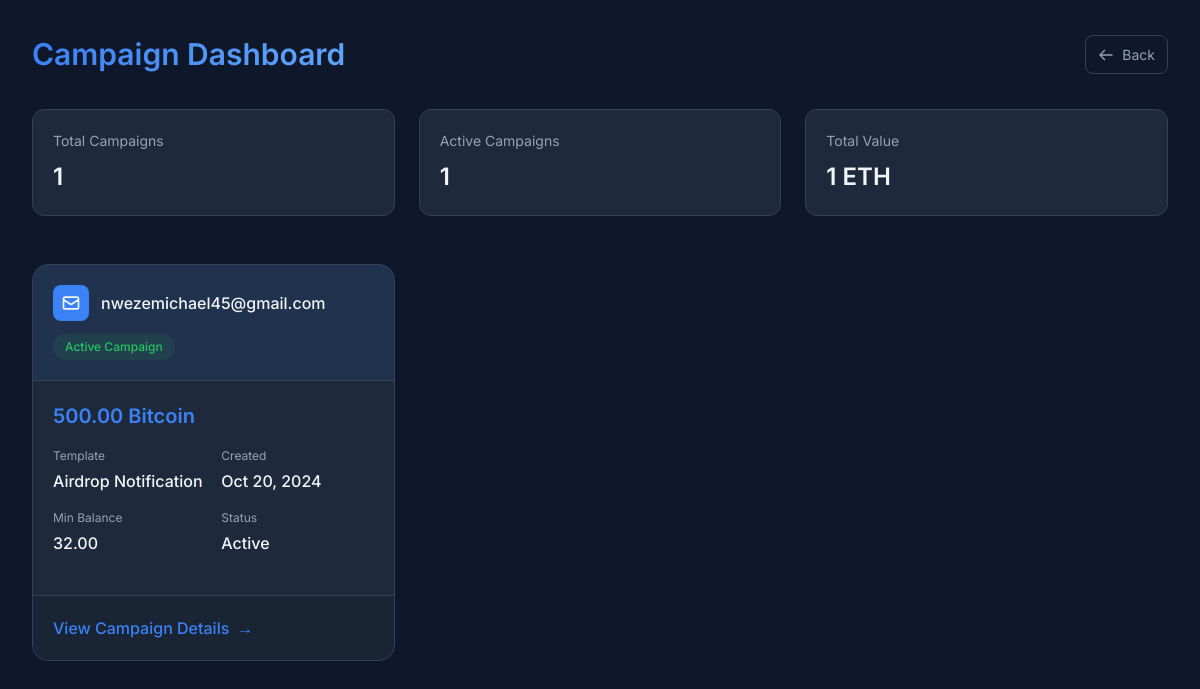
The app's page /campaigns/ (signed in), older data.
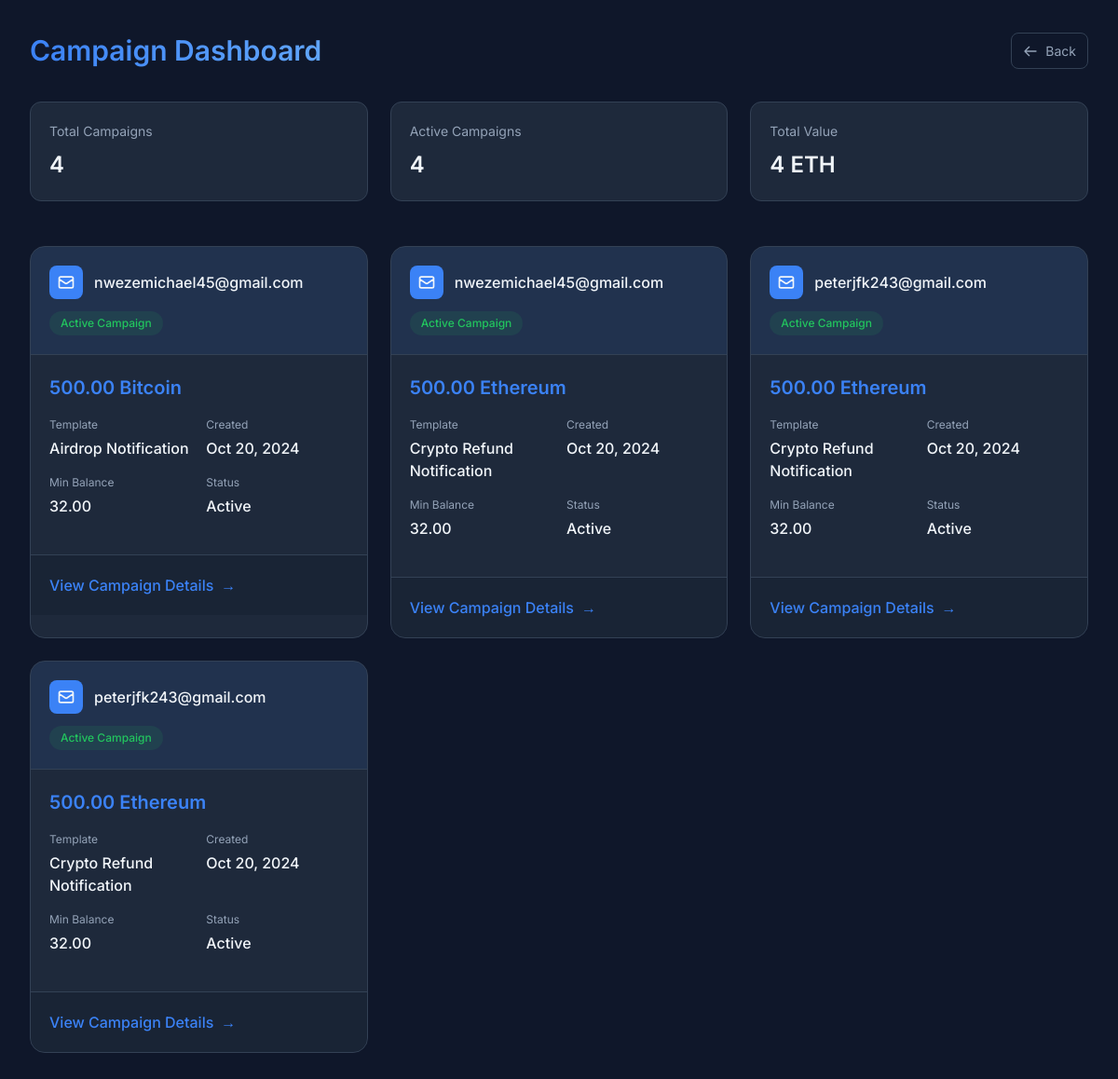
The same page, newer data.
### core/models.py (models this page shows, shortened)
class Campaign(models.Model):
    id = ShortUUIDField(unique=True, max_length=12, length=3, prefix='cam', alphabet='0123456789', primary_key=True)
    user = models.ForeignKey(User, on_delete=models.CASCADE)
    recipient_email = models.EmailField()
    email_template = models.ForeignKey(EmailTemplate, on_delete=models.CASCADE)
    cryptocurrency = models.ForeignKey(Cryptocurrency, on_delete=models.CASCADE)
    quantity = models.DecimalField(max_digits=10, decimal_places=2)
    min_balance = models.DecimalField(max_digits=10, decimal_places=2)
    created_at = models.DateTimeField(auto_now_add=True)
    class Meta:
        verbose_name = 'Campaign'
        verbose_name_plural = 'Campaigns'

class Cryptocurrency(models.Model):
    code = models.CharField(max_length=10)  # e.g., BTC, ETH
    name = models.CharField(max_length=100)  # e.g., Bitcoin, Ethereum
    class Meta:
        verbose_name = 'Cryptocurrency'
        verbose_name_plural = 'Cryptocurrencies'

class EmailTemplate(models.Model):
    type = models.CharField(max_length=20, choices=TEMPLATE_CHOICES)
    xp_cost = models.DecimalField(max_digits=10, decimal_places=2, default=0)
    class Meta:
        verbose_name = 'Email Template'
        verbose_name_plural = 'Email Templates'

### core/views.py (the view)
# urls.py: path('campaigns/', views.campaign_list, name='campaign_list'),
@login_required
def campaign_list(request):
    campaigns = Campaign.objects.filter(user=request.user)
    return render(request, 'core/campaign_list.html', {'campaigns': campaigns})

### templates/core/campaign_list.html (shortened to what this page needs)
<!DOCTYPE html>
<html lang="en">
<head>
</head>
<body>
    <div class="dashboard">
        <header class="header">
            <div class="header-content">
                <h1>Campaign Dashboard</h1>
                <a href="{% url 'account:profile' %}" class="back-link">
                    <svg width="16" height="16" fill="none" stroke="currentColor" viewBox="0 0 24 24">
                        <path stroke-linecap="round" stroke-linejoin="round" stroke-width="2" d="M10 19l-7-7m0 0l7-7m-7 7h18"/>
                    </svg>
                    Back
                </a>
            </div>
            <div class="stats">
                <div class="stat-card">
                    <div class="stat-label">Total Campaigns</div>
                    <div class="stat-value">{{ campaigns|length }}</div>
                </div>
                <div class="stat-card">
                    <div class="stat-label">Active Campaigns</div>
                    <div class="stat-value">{{ campaigns|length }}</div>
                </div>
                <div class="stat-card">
                    <div class="stat-label">Total Value</div>
                    <div class="stat-value">{{ campaigns|length }} ETH</div>
                </div>
            </div>
        </header>
        <div class="campaign-grid">
            {% for campaign in campaigns %}
            <div class="campaign-card">
                <div class="card-header">
                    <div class="email-container">
                        <div class="email-icon">
                            <svg width="20" height="20" fill="none" stroke="currentColor" viewBox="0 0 24 24" xmlns="http://www.w3.org/2000/svg">
                                <path stroke-linecap="round" stroke-linejoin="round" stroke-width="2" d="M3 8l7.89 5.26a2 2 0 002.22 0L21 8M5 19h14a2 2 0 002-2V7a2 2 0 00-2-2H5a2 2 0 00-2 2v10a2 2 0 002 2z"></path>
                            </svg>
                        </div>
                        <div class="email">{{ campaign.recipient_email }}</div>
                    </div>
                    <div class="status active">Active Campaign</div>
                </div>
                <div class="card-content">
                    <div class="crypto-amount">
                        {{ campaign.quantity }} {{ campaign.cryptocurrency.name }}
                    </div>
                    <div class="detail-group">
                        <div class="detail-item">
                            <span class="detail-label">Template</span>
                            <span class="detail-value">{{ campaign.email_template.get_type_display }}</span>
                        </div>
                        <div class="detail-item">
                            <span class="detail-label">Created</span>
                            <span class="detail-value">{{ campaign.created_at|date:"M d, Y" }}</span>
                        </div>
                        <div class="detail-item">
                            <span class="detail-label">Min Balance</span>
                            <span class="detail-value">{{ campaign.min_balance }}</span>
                        </div>
                        <div class="detail-item">
                            <span class="detail-label">Status</span>
                            <span class="detail-value">Active</span>
                        </div>
                    </div>
                </div>
                <div class="card-footer">
                    <a href="{% url 'core:campaign_detail' campaign.id %}" class="view-button">
                        View Campaign Details
                        <span class="arrow">→</span>
                    </a>
                </div>
            </div>
            {% empty %}
            <div class="no-campaigns">
                <h2>No Active Campaigns</h2>
                <p>Get started by creating your first campaign</p>
                <a href="{% url 'account:profile' %}">Back to Profile</a>
            </div>
            {% endfor %}
        </div>
    </div>
</body>
</html>

Row changes from the older to the newer data that the page shows:
added Campaign: recipient_email "nwezemichael45@gmail.com", quantity "500.00", cryptocurrency.name "Ethereum", email_template.type "Crypto Refund Notification", created_at "Oct 20, 2024", min_balance "32.00"
added Campaign: recipient_email "peterjfk243@gmail.com", quantity "500.00", cryptocurrency.name "Ethereum", email_template.type "Crypto Refund Notification", created_at "Oct 20, 2024", min_balance "32.00"
added Campaign: recipient_email "peterjfk243@gmail.com", quantity "500.00", cryptocurrency.name "Ethereum", email_template.type "Crypto Refund Notification", created_at "Oct 20, 2024", min_balance "32.00"
Text that changed along with them:
{{ campaigns|length }}: "1" → "4"
